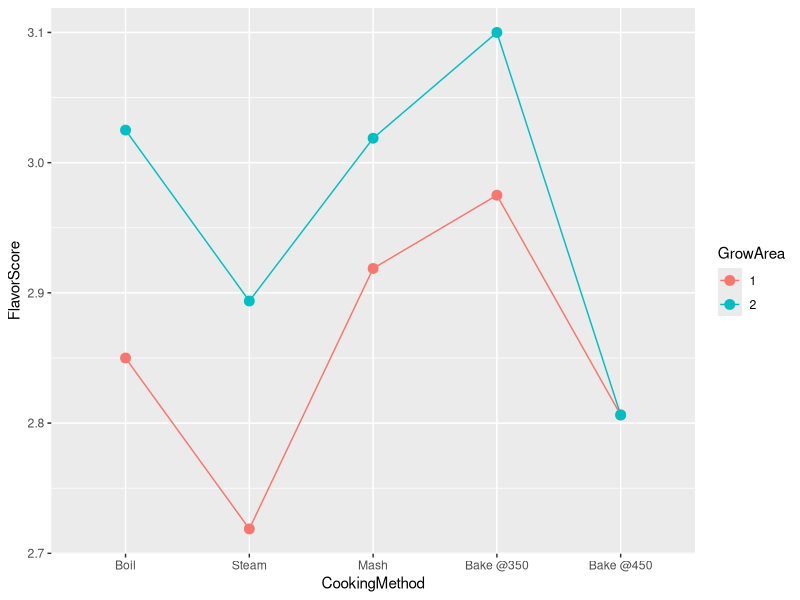
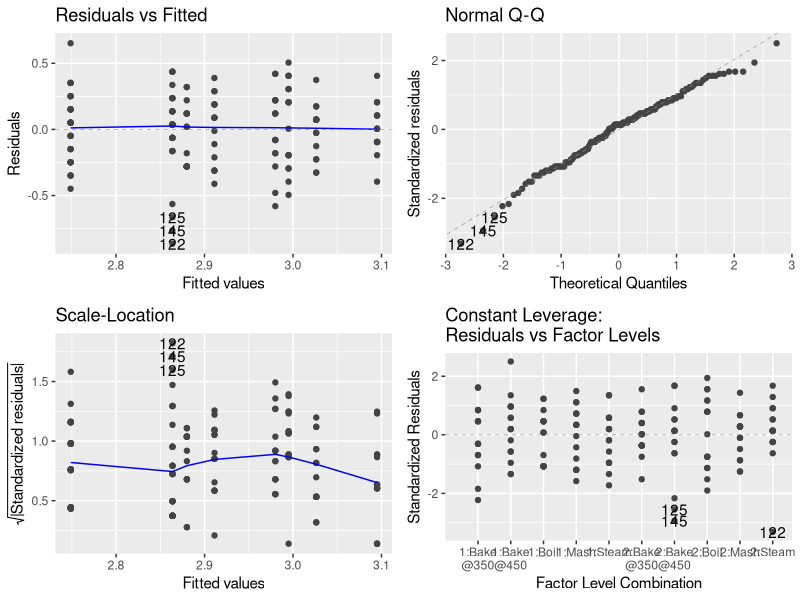
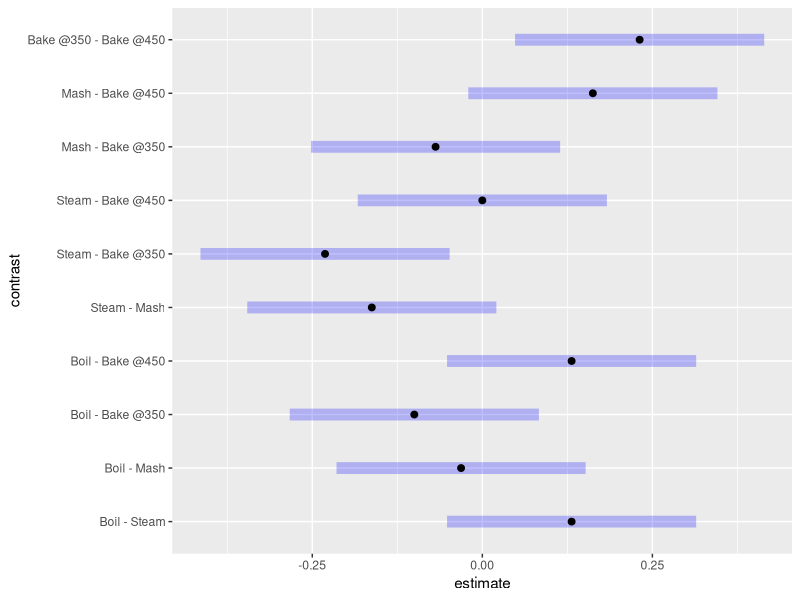

The R source for these figures, in order:
## ---- chunk 1
knitr::opts_chunk$set(echo = TRUE)
library(tidyverse)
library(knitr)
library(ggfortify)
library(emmeans)
## ---- chunk 2
potato <- read.table("potato.txt")
names(potato) <- c("GrowArea", "Temp", "Size", "StorageTime", "CookingMethod",
                    "TextureScore", "FlavorScore", "MoistnessScore")
glimpse(potato)
## ---- chunk 3
potato <- potato %>%
  mutate(GrowArea = as.factor(GrowArea),
         CookingMethod = factor(CookingMethod, 1:5, labels = c("Boil", "Steam", "Mash", "Bake @350", "Bake @450"))) %>%
  select(GrowArea, FlavorScore, CookingMethod)

## ---- chunk 4
potato_means <- potato %>%
  group_by(CookingMethod, GrowArea) %>%
  summarize(FlavorScore = mean(FlavorScore))
glimpse(potato_means)

ggplot(potato_means) +
  geom_line(aes(x = CookingMethod, y = FlavorScore, col = GrowArea, group = (GrowArea))) +
  geom_point(aes(x = CookingMethod, y = FlavorScore, col = GrowArea), size = 3)
## ---- chunk 5
potato.anova <- aov(FlavorScore ~ GrowArea + CookingMethod, data = potato)
autoplot(potato.anova)
summary(potato.anova)
## ---- chunk 6
potato.mc <- emmeans(potato.anova, "CookingMethod")
contrast(potato.mc, "pairwise")
plot(confint(contrast(potato.mc, "pairwise")))
